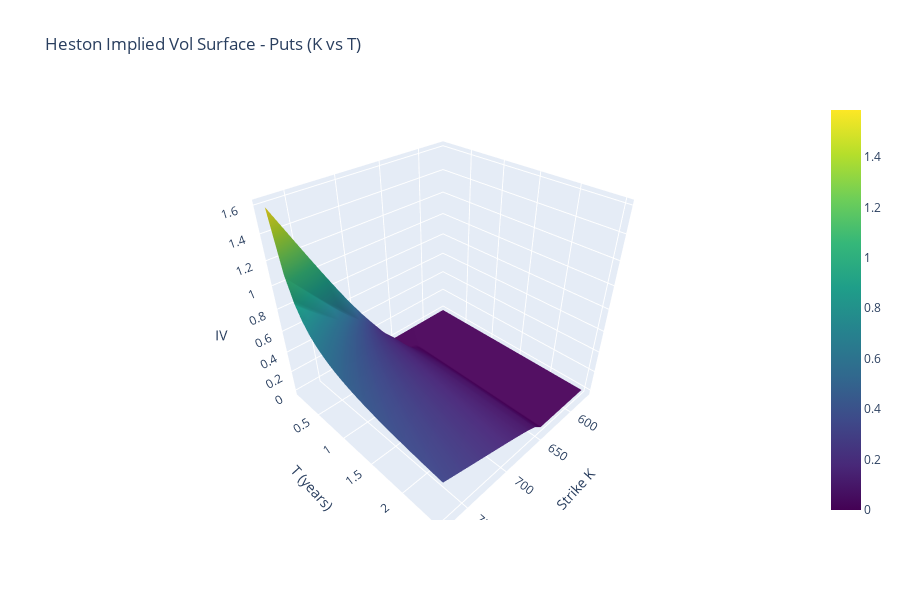

Source (notebook cell):
### Code cell
# IV surface for puts in (K, T) alongside calls
iv_KT_put = np.zeros((len(T_grid_K), len(K_grid)))
with torch.no_grad():
    params_tensor = params_fin
    for i, T_val in enumerate(T_grid_K):
        K_vec = torch.tensor(K_grid, dtype=torch.float64, device=device)
        prices_call_t = carr_madan_call_torch(torch.tensor(S0_ref, dtype=torch.float64, device=device), r, 0.0, T_val, params_tensor, K_vec)
        prices_call = prices_call_t.cpu().numpy()
        for j, price_c in enumerate(prices_call):
            K_val = float(K_grid[j])
            put_price = price_c - S0_ref + K_val * math.exp(-r * T_val)
            iv_KT_put[i, j] = implied_vol(put_price, S0_ref, K_val, T_val, r)

fig_KT_put = go.Figure(data=[go.Surface(x=KK, y=TT_K, z=iv_KT_put, colorscale='Viridis')])
fig_KT_put.update_layout(
    title='Heston Implied Vol Surface - Puts (K vs T)',
    scene=dict(xaxis_title='Strike K', yaxis_title='T (years)', zaxis_title='IV'),
    width=900, height=600,
)
fig_KT_put.show()

### Figure 1 — Plotly figure (JSON) as saved in the notebook; plotly's stock layout.template omitted (floating-point values rounded to 4 significant figures; data arrays with more than 128 entries replaced by an {"elided": "..."} marker saying what was removed)
{"data": [{"colorscale": [[0, "#440154"], [0.1111, "#482878"], [0.2222, "#3e4989"], [0.3333, "#31688e"], [0.4444, "#26828e"], [0.5556, "#1f9e89"], [0.6667, "#35b779"], [0.7778, "#6ece58"], [0.8889, "#b5de2b"], [1, "#fde725"]], "type": "surface", "x": {"elided": "25x21 float values"}, "y": {"elided": "25x21 float values"}, "z": {"elided": "25x21 float values"}}], "layout": {"height": 600, "scene": {"xaxis": {"title": {"text": "Strike K"}}, "yaxis": {"title": {"text": "T (years)"}}, "zaxis": {"title": {"text": "IV"}}}, "title": {"text": "Heston Implied Vol Surface - Puts (K vs T)"}, "width": 900}}
